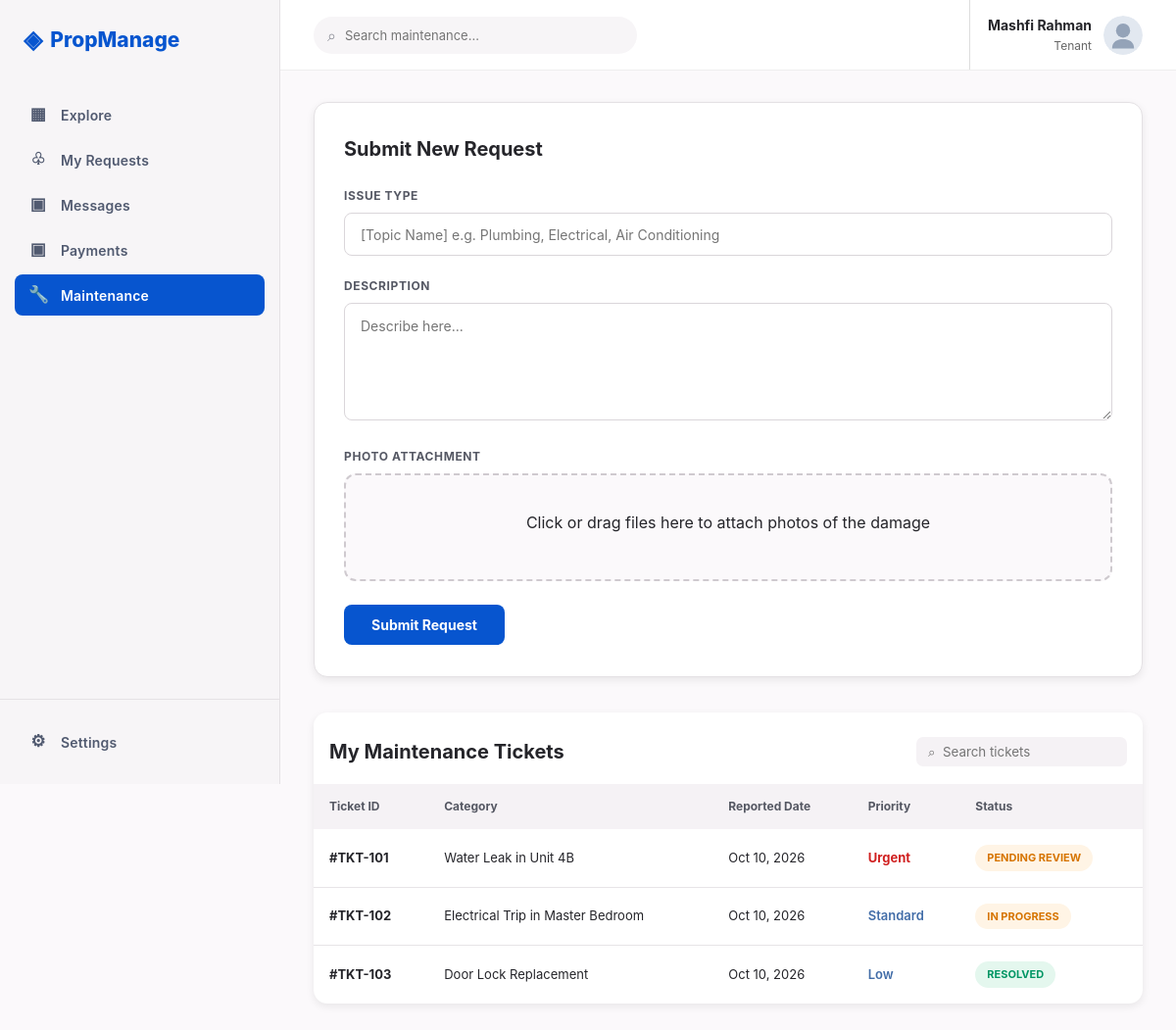
Page /tenant/maintenance.php on the committed database.
### tables this page shows
CREATE TABLE `maintenance_requests` (
    `request_id` INT AUTO_INCREMENT PRIMARY KEY,
    `tenant_id` INT NOT NULL,
    `property_id` INT NULL,
    `landlord_id` INT NULL,
    `title` VARCHAR(150) NOT NULL,
    `description` TEXT NOT NULL,
    `priority` ENUM('Urgent', 'Standard', 'Low') DEFAULT 'Standard',
    `category` VARCHAR(50) DEFAULT 'General',
    `status` ENUM('pending', 'progress', 'resolved') DEFAULT 'pending',
    `photo` VARCHAR(255) NULL,
    `created_at` TIMESTAMP DEFAULT CURRENT_TIMESTAMP,
    CONSTRAINT `fk_maint_tenant` FOREIGN KEY (`tenant_id`) REFERENCES `users`(`user_id`) ON DELETE CASCADE,
    CONSTRAINT `fk_maint_property` FOREIGN KEY (`property_id`) REFERENCES `properties`(`property_id`) ON DELETE SET NULL,
    CONSTRAINT `fk_maint_landlord` FOREIGN KEY (`landlord_id`) REFERENCES `users`(`user_id`) ON DELETE SET NULL
);

### config/db.php (called while the page is built, shortened)
<?php
function isUserLoggedIn() {
    return isset($_SESSION['user_id']) && !empty($_SESSION['user_id']);
}
function getActiveUserAvatar($default = '../images/default-avatar.svg') {
    return $default;
}
?>

### tenant/maintenance.php (the view, shortened to what this page needs)
<?php
require_once __DIR__ . '/../config/db.php';
$userName = $_SESSION['user_name'] ?? 'Mashfi Rahman';
$tenantId = $_SESSION['user_id'] ?? 3;
$myTickets = [];
if ($db_connected && $pdo) {
    try {
        $stmt = $pdo->prepare("SELECT * FROM maintenance_requests WHERE tenant_id = :tid OR :is_demo = 1 ORDER BY created_at DESC");
        $stmt->execute([':tid' => $tenantId, ':is_demo' => 1]);
        $myTickets = $stmt->fetchAll();
    } catch (Exception $e) {}
}
?>
<!DOCTYPE html>
<html lang="en">
<head>
    <link rel="stylesheet" href="../css/tenant.css">
    <link rel="stylesheet" href="../css/style.css">
</head>
<body>
<aside class="sidebar">
    <a href="../index.php" class="brand">
        <span class="brand-mark">◈</span>PropManage
    </a>
    <nav class="side-nav">
        <a class="side-link" href="explore.php"><span class="side-icon">▦</span>Explore</a>
        <a class="side-link" href="my-requests.php"><span class="side-icon">♧</span>My Requests</a>
        <a class="side-link" href="messages.php"><span class="side-icon">▣</span>Messages</a>
        <a class="side-link" href="payments.php"><span class="side-icon">▣</span>Payments</a>
        <a class="side-link active" href="maintenance.php"><span class="side-icon">🔧</span>Maintenance</a>
    </nav>
    <div class="settings">
        <a class="side-link" href="profile.php"><span class="side-icon">⚙</span>Settings</a>
    </div>
</aside>
<div class="main">
    <header class="topbar">
        <div class="global-search">
            <span>⌕</span>
            <input type="text" placeholder="Search maintenance...">
        </div>
        <div class="profile user-dropdown-container" id="profileDropdownBtn">
            <div class="profile-name">
                <?php echo htmlspecialchars($userName); ?>
                <div class="profile-role">Tenant</div>
            </div>
            <img class="avatar" src="<?php echo htmlspecialchars(getActiveUserAvatar()); ?>" alt="Tenant">
        </div>
    </header>
    <main class="content">
        <section class="maintenance-form-panel">
            <h2>Submit New Request</h2>
            <form id="maintenanceForm">
                <label class="form-label" for="issueType">Issue Type</label>
                <input type="text" id="issueType" class="form-control-input" placeholder="[Topic Name] e.g. Plumbing, Electrical, Air Conditioning" required>
                <label class="form-label" for="issueDescription">Description</label>
                <textarea id="issueDescription" class="form-control-textarea" placeholder="Describe here..." required></textarea>
                <label class="form-label">Photo Attachment</label>
                <div class="photo-attachment-dropzone" id="photoDropzone">
                    <p>Click or drag files here to attach photos of the damage</p>
                </div>
                <button type="submit" class="primary-btn" style="padding: 12px 28px;">
                    Submit Request
                </button>
            </form>
        </section>
        <section class="panel table-panel">
            <div class="table-head">
                <h2 class="table-title">My Maintenance Tickets</h2>
                <input class="table-search" placeholder="⌕  Search tickets">
            </div>
            <table class="table">
                <thead>
                    <tr>
                        <th>Ticket ID</th>
                        <th>Category</th>
                        <th>Reported Date</th>
                        <th>Priority</th>
                        <th>Status</th>
                    </tr>
                </thead>
                <tbody>
                    <?php if (!empty($myTickets)): ?>
                        <?php foreach ($myTickets as $tkt):
                            $stClass = $tkt['status'] === 'resolved' ? 'paid' : ($tkt['status'] === 'progress' ? 'pending' : 'pending');
                            $stLabel = $tkt['status'] === 'resolved' ? 'Resolved' : ($tkt['status'] === 'progress' ? 'In Progress' : 'Pending Review');
                            $priColor = $tkt['priority'] === 'Urgent' ? '#d02020; font-weight:700;' : '#426da8; font-weight:600;';
                        ?>
                            <tr>
                                <td><strong>#TKT-10<?php echo $tkt['request_id']; ?></strong></td>
                                <td><?php echo htmlspecialchars($tkt['title']); ?></td>
                                <td><?php echo date('M d, Y', strtotime($tkt['created_at'])); ?></td>
                                <td><span style="color: <?php echo $priColor; ?>"><?php echo htmlspecialchars($tkt['priority']); ?></span></td>
                                <td><span class="status-tag <?php echo $stClass; ?>"><?php echo $stLabel; ?></span></td>
                            </tr>
                        <?php endforeach; ?>
                    <?php endif; ?>
                </tbody>
            </table>
        </section>
    </main>
</div>
</body>
</html>

### css/tenant.css (style rules this page uses)
.maintenance-form-panel { background: #ffffff; border-radius: 14px; box-shadow: 0 3px 8px rgba(0, 0, 0, 0.08); padding: 32px 30px; margin-bottom: 36px; border: 1px solid var(--border-color, #e4e1e4); }
.maintenance-form-panel h2 { font-size: 20px; font-weight: 700; margin-bottom: 24px; color: #25252a; }
.form-label { display: block; font-size: 12px; font-weight: 700; text-transform: uppercase; color: #555864; letter-spacing: 0.6px; margin-bottom: 8px; }
.form-control-input { width: 100%; height: 44px; padding: 0 16px; border: 1px solid #dad6da; border-radius: 8px; font-size: 14px; margin-bottom: 22px; outline: none; transition: 0.2s ease; }
.form-control-textarea { width: 100%; height: 120px; padding: 14px 16px; border: 1px solid #dad6da; border-radius: 8px; font-size: 14px; margin-bottom: 22px; outline: none; resize: vertical; transition: 0.2s ease; }
.photo-attachment-dropzone { border: 2px dashed #cfcacf; border-radius: 12px; padding: 36px 20px; text-align: center; background: #fbf9fb; cursor: pointer; margin-bottom: 24px; transition: 0.2s ease; position: relative; }
.status-tag { display: inline-block; padding: 5px 12px; border-radius: 20px; font-size: 11px; font-weight: 700; text-transform: uppercase; }
.status-tag.paid { background: #e4f7ee; color: #009664; }
.status-tag.pending { background: #fff4e5; color: #d67400; }

### css/style.css (style rules this page uses)
:root { --primary: #0755cf; --primary-hover: #004ac6; --primary-light: #e9eef8; --primary-soft: rgba(7, 85, 207, 0.08); --secondary: #426da8; --text-dark: #25252a; --text-muted: #5f6270; --text-light: #8b8d96; --bg-page: #fbf9fb; --bg-surface: #ffffff; --bg-subtle: #f7f5f7; --border-color: #e4e1e4; --border-light: #f0edf0; --success: #00a66f; --success-bg: #e7f8f1; --warning: #ee8100; --warning-bg: #fff5e9; --danger: #d02020; --danger-bg: #fbe8e8; --shadow-sm: 0 2px 6px rgba(0, 0, 0, 0.05); --shadow-md: 0 4px 14px rgba(0, 0, 0, 0.08); --shadow-lg: 0 10px 25px rgba(0, 0, 0, 0.12); --radius-sm: 6px; --radius-md: 10px; --radius-lg: 14px; --radius-full: 9999px; --transition: all 0.2s ease-in-out; }
* { margin: 0; padding: 0; box-sizing: border-box; }
html { scroll-behavior: smooth; }
body { font-family: -apple-system, BlinkMacSystemFont, "Segoe UI", Roboto, Helvetica, Arial, sans-serif; color: var(--text-dark); background: var(--bg-page); line-height: 1.5; -webkit-font-smoothing: antialiased; }
a { text-decoration: none; color: inherit; }
button, input, select, textarea { font-family: inherit; }
.user-dropdown-container { position: relative; cursor: pointer; }

### rows in the picture
maintenance_requests: request_id "1", title "Water Leak in Unit 4B", created_at "Oct 10, 2026", priority "Urgent", status "PENDING REVIEW"
maintenance_requests: request_id "2", title "Electrical Trip in Master Bedroom", created_at "Oct 10, 2026", priority "Standard", status "IN PROGRESS"
maintenance_requests: request_id "3", title "Door Lock Replacement", created_at "Oct 10, 2026", priority "Low", status "RESOLVED"

### other values in the picture
$userName "Mashfi Rahman"
